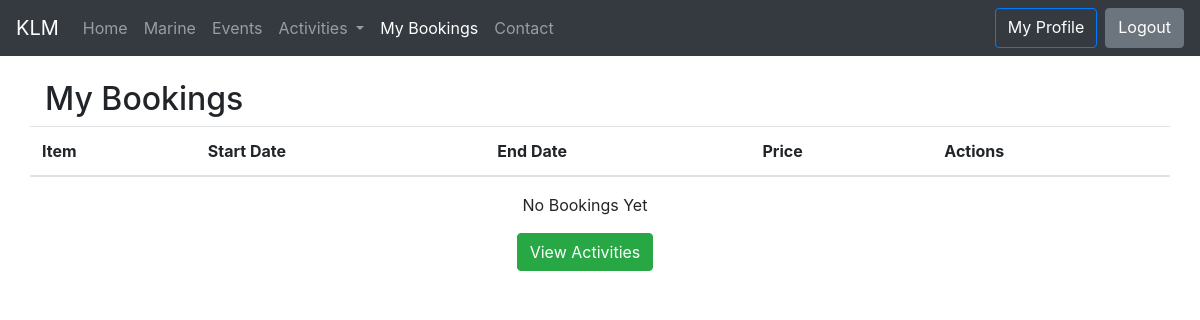
The page /bookings/ (signed in) on the database as committed earlier.
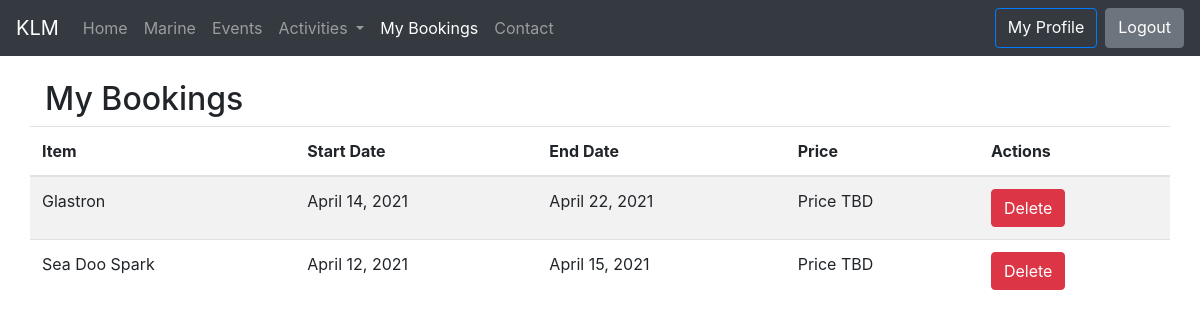
The same page on the database as committed later.
### boats/models.py (models this page shows)
class Booking(models.Model):
	startDay = models.DateField()
	endDay = models.DateField()
	rentalItem = models.ForeignKey('RentalItem', on_delete=models.CASCADE)
	user = models.ForeignKey(AUTH_USER_MODEL, on_delete=models.CASCADE)

class RentalItem(models.Model):
	name = models.CharField(max_length=120)
	description = models.TextField()
	dayPrice = models.DecimalField(max_digits=10, decimal_places=2)
	weekPrice = models.DecimalField(max_digits=10, decimal_places=2)
	startDay = models.DateField()
	endDay = models.DateField()
	def __str__(self):
		return self.name

### boats/views.py (the view)
# urls.py: path('bookings/', views.bookings_view, name='bookings'),
def bookings_view(request):
	isAuthenticated = True
	if (request.user.is_authenticated):
		bookings = Booking.objects.filter(user=request.user)
	else:
		bookings = None
		isAuthenticated = False
	context = {
		"bookings": bookings,
		"noBookings": bookings.count() == 0 if bookings != None else True,
		"isAuthenticated": isAuthenticated
	}
	return render(request, 'boats/bookings.html', context)

### boats/templates/boats/bookings.html
{% extends 'boats/base.html' %}
{% load static %}
{% block main_content %}
<div class="container top-container">
	<div class="row pt-4">
		<div class="col-12">
			<h2>My Bookings</h2>
		</div>
	</div>
	<div class="row">
		<table class="table table-striped">
			<thead>
				<tr>
					<th scope="col">Item</th>
					<th scope="col">Start Date</th>
					<th scope="col">End Date</th>
					<th scope="col">Price</th>
					<th scope="col">Actions</th>
				</tr>
			</thead>
			{% if noBookings %}
			</table>
			<div class="row w-100">
				<div class="col-12 w-100 text-center">
					{% if not isAuthenticated %}
					<p>Sign In to View Bookings</p>
					{% else %}
					<p>No Bookings Yet</p>
					{% endif %}
				</div>
			</div>
			<div class="row w-100">
				<div class="col-12 w-100 text-center">
					{% if not isAuthenticated %}
					<a class="btn btn-success" href="{% url 'login' %}">Login</a>
					{% else %}
					<a class="btn btn-success" href="{% url 'activities' %}">View Activities</a>
					{% endif %}
				</div>
			</div>
			{% else %}
			<tbody>
				{% for booking in bookings %}
					<tr>
						<td scope="col">{{booking.rentalItem}}</td>
						<td scope="col">{{booking.startDay}}</td>
						<td scope="col">{{booking.endDay}}</td>
						<td scope="col">Price TBD</td>
						<td scope="col"><a class="btn btn-danger" href="{% url 'delete' booking_id=booking.pk%}">Delete</a></td>
					</tr>
				{% endfor %}
			</tbody>
		</table>
		{% endif %}
</div>
{% endblock %}

### boats/templates/boats/base.html (shortened to what this page needs)
<!doctype html>
<html>
<head>
	<link rel="stylesheet" href="https://stackpath.bootstrapcdn.com/bootstrap/4.4.1/css/bootstrap.min.css">
	{% load static %}
	<link rel="stylesheet" type="text/css" href="{% static 'boats/css/main.css' %}">
</head>
<body>
<div class='fixed-top'>
	{% include 'boats/navbar.html' %}
</div>
{% block main_content %}
{% endblock %}
</body>
</html>

### boats/templates/boats/navbar.html (shortened to what this page needs)
<nav class="navbar navbar-expand-lg navbar-dark bg-dark">
  <div class="navbar-brand" href="#">KLM</div>
  <div class="collapse navbar-collapse" id="navbarNavAltMarkup">
    <div class="navbar-nav w-100">
      <a class="nav-item nav-link" href="{% url 'main' %}">Home <span class="sr-only">(current)</span></a>
      <a class="nav-item nav-link" href="{% url 'marine' %}">Marine</a>
      <a class="nav-item nav-link" href="{% url 'events' %}">Events</a>
      <li class="nav-item dropdown">
        <a class="nav-link dropdown-toggle" href="{% url 'activities' %}" id="navbarDropdown" role="button" data-toggle="dropdown" aria-haspopup="true" aria-expanded="false">
          Activities
        </a>
      </li>
      <a class="nav-item nav-link" href="{% url 'bookings' %}">My Bookings</a>
      <a class="nav-item nav-link" href="{% url 'contact' %}">Contact</a>
      {% if user.is_authenticated %}
      <a class="btn btn-outline-primary text-white ml-lg-auto" href="#">My Profile</a>
      <a class="btn btn-secondary text-white ml-lg-2 mt-lg-0 mt-2" href="{% url 'logout' %}">Logout</a>
      {% else %}
      <a class="btn btn-primary text-white nav-item nav-link ml-lg-auto" href="{% url 'login' %}">Login</a>
      <a class="btn btn-secondary ml-lg-2 text-white nav-item nav-link" href="{% url 'signup' %}">Sign Up</a>
      {% endif %}
    </div>
  </div>
</nav>

### boats/static/boats/css/main.css (style rules this page uses)
html, body { height: 100%; }
.top-container { margin-top: 56px; }

Rows that differ between the two databases and show on the page:
added Booking: rentalItem "Glastron", startDay "April 14, 2021", endDay "April 22, 2021"
added Booking: rentalItem "Sea Doo Spark", startDay "April 12, 2021", endDay "April 15, 2021"
Other text that changed with them:
text no longer shown: "No Bookings Yet View Activities"
